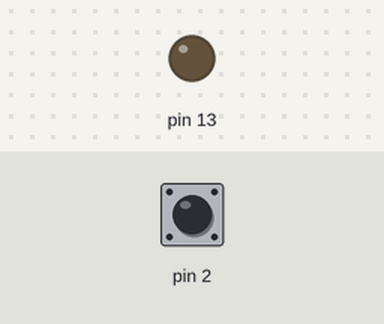
Bench run of a sketch on a simulated Arduino Uno, built with avr-gcc and run on an emulated ATmega328P. Shown: output pins drawn as LEDs (lit = HIGH). Inputs (shaded band) come from the test bench; at power-on: pin 2 HIGH.

Above: at 1.2 s.
1.3 s: pin 2 pulled LOW for 0.15 s
At 1.37 s:
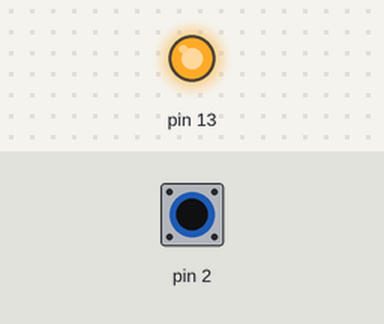
2.9 s: pin 2 pulled LOW for 3.2 s
At 6.8 s:
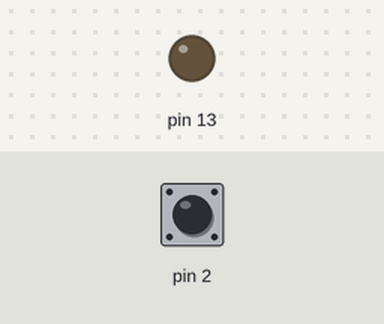
Timing chart, 0 to 8.3 s (numbered marks = the images above; inputs shaded):
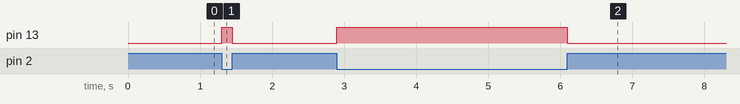

The sketch:

boton.ino
```cpp
// Sesion 4 - Un actuador que obedece
// Boton entre el pin 2 y GND (sin resistencia: INPUT_PULLUP, apretado = LOW)
// y LED en el pin 13 (con su resistencia de 220 ohm).

void setup() {
  pinMode(2, INPUT_PULLUP);
  pinMode(13, OUTPUT);
}

void loop() {
  if (digitalRead(2) == LOW) {
    digitalWrite(13, HIGH);
  } else {
    digitalWrite(13, LOW);
  }
}
```

Measured:
- after the input at 1.3 s, pin 13: LOW → HIGH at once, → LOW 0.15 s later
- after the input at 2.9 s, pin 13: LOW → HIGH at once, → LOW 3.2 s later
